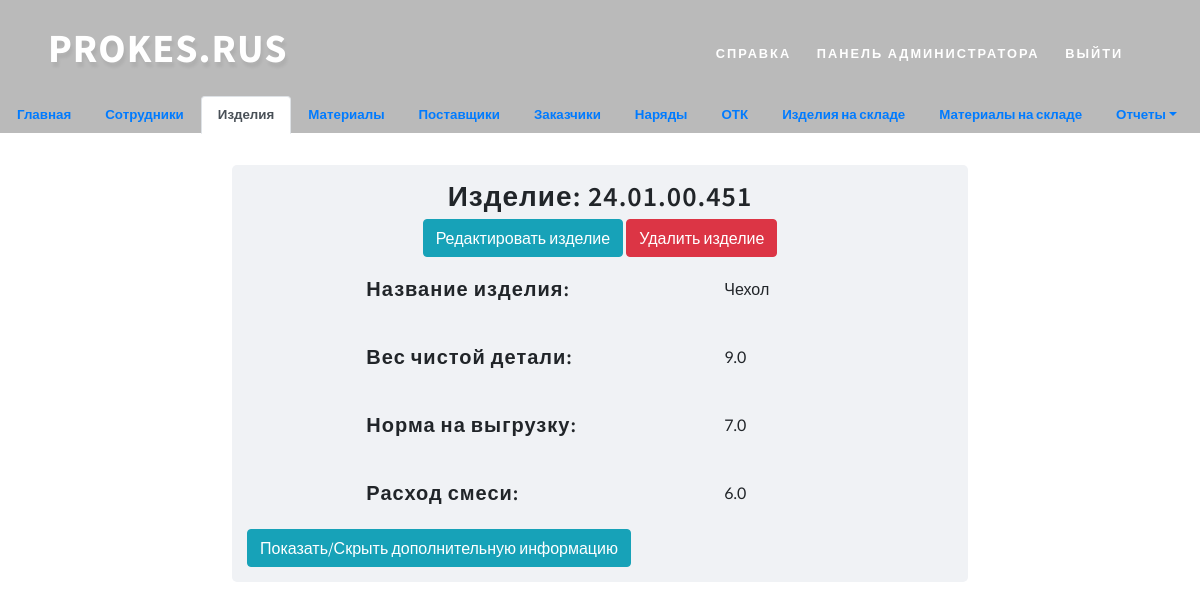
Screenshot of /goods_list/2/ (signed in) with the database file from the repository.
### prokes/models.py (models this page shows)
class Goods(models.Model):
    code = models.CharField('Код изделия', max_length=120)
    name = models.CharField('Название изделия', max_length=30)
    image = models.ImageField("Фотография изделия", upload_to="goods/", blank=True)
    weight_clean = models.FloatField('Вес чистой детали', default=0)
    norma_na_vigruzku = models.FloatField('Норма на выгрузку', default=0)
    used_materials = models.FloatField('Расход смеси', default=0)
    def __str__(self):
        return self.code
    class Meta:
        verbose_name = 'Изделие'
        verbose_name_plural = 'Изделия'

### prokes/views.py (the view, shortened to what this page needs)
# urls.py: path("goods_list/<int:pk>/", login_required(login_url='login')(views.GoodsDetailView), name="goods_detail"),
def GoodsDetailView(request, pk):
    error = ""
    goods = Goods.objects.get(id=pk)
    calendar = GoodsCalendar.objects.filter(goods_code=pk)
    form = CalendarForm()
    goods_form = GoodsDefaultForm.objects.filter(goods_code=pk)
    context = {"calendar": calendar, "goods": goods, "form": form, "error": error,
               "goods_form": goods_form, }
    return render(request, "goods/goods_detail.html", context)

### prokes/forms.py
class CalendarForm(forms.ModelForm):
    class Meta:
        model = GoodsCalendar
        fields = '__all__'
        widgets = {
            "month": forms.SelectDateWidget,
        }

### templates/goods/goods_detail.html (shortened to what this page needs)
{% extends 'goods/base.html' %}
{% load static %}
{% block goods %}
    <div class="container h-100">
        <div class="row h-100 justify-content-center align-items-center">
            <form enctype="multipart/form-data" class="col-8" style="min-width: 320px;background-color: #f0f2f5; border-radius: 5px;">
                <h3 class="editContent" style="text-align: center; margin-top: 15px; margin-bottom: 5px">Изделие: {{ goods.code }}</h3>
                <div style="text-align: center; margin-top: 5px; margin-bottom: 15px">
                    <input type="button" class="btn btn-info" onclick='location.href="update"' value="Редактировать изделие">
                    <input type="button" class="btn btn-danger" onclick='location.href="delete"' value="Удалить изделие">
                </div>
                <div class="form-row justify-content-center" style="margin-top: 20px">
                    <div class="form-group col-sm-6">
                        <h5>Название изделия: </h5>
                    </div>
                    <div class="form-group col-sm-2">
                        <label>{{ goods.name }}</label>
                    </div>
                </div>
                <div class="form-row justify-content-center" style="margin-top: 20px">
                    <div class="form-group col-sm-6">
                        <h5>Вес чистой детали: </h5>
                    </div>
                    <div class="form-group col-sm-2">
                        <label>{{ goods.weight_clean }}</label>
                    </div>
                </div>
                <div class="form-row justify-content-center" style="margin-top: 20px">
                    <div class="form-group col-sm-6">
                        <h5>Норма на выгрузку: </h5>
                    </div>
                    <div class="form-group col-sm-2">
                        <label>{{ goods.norma_na_vigruzku }}</label>
                    </div>
                </div>
                <div class="form-row justify-content-center" style="margin-top: 20px">
                    <div class="form-group col-sm-6">
                        <h5>Расход смеси: </h5>
                    </div>
                    <div class="form-group col-sm-2">
                        <label>{{ goods.used_materials }}</label>
                    </div>
                </div>
                <input type="button" value="Показать/Скрыть дополнительную информацию" class="btn btn-info" data-toggle="collapse" href="#goods_dop_info" role="button" aria-expanded="false" aria-controls="collapseExample" style="margin-bottom: 15px">
            </form>
        </div>
    </div>
{% endblock goods %}

### static/css/style.css (style rules this page uses)
html, body { margin: 0; font-size: 100%; background: #fff; font-family: 'Lato', sans-serif; scroll-behavior: smooth; }
input[type="button"], input[type="submit"], input[type="text"], input[type="email"], input[type="search"] { transition: 0.5s all; -webkit-transition: 0.5s all; -moz-transition: 0.5s all; -o-transition: 0.5s all; -ms-transition: 0.5s all; font-family: 'Source Sans Pro', sans-serif; }
h1, h2, h3, h4, h5, h6 { margin: 0; letter-spacing: 1px; font-weight: 600; font-family: 'Source Sans Pro', sans-serif; }

### templates/base.html (style rules this page uses)
body, html { margin: 0; padding: 0; height: 100%; width: 100%; }

### rows the page displays
Goods: code "24.01.00.451", name "Чехол", weight_clean "9.0", norma_na_vigruzku "7.0", used_materials "6.0"
